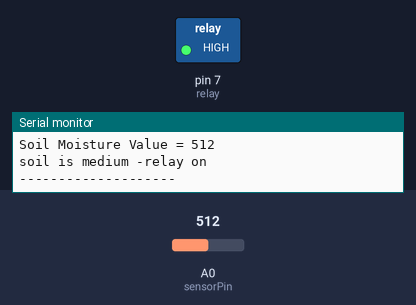
The sketch below on a simulated Arduino Uno, built with avr-gcc and run on an emulated ATmega328P. Shown: switched loads named in the sketch (green lamp = pin HIGH), the last lines printed to the serial monitor. The test bench sets the inputs (shaded band); at power-on: A0 (sensorPin) = 512.

Above: at 1.3 s.
1.4 s: A0 (sensorPin) set to 933
2.9 s: A0 (sensorPin) set to 963
At 4.2 s:
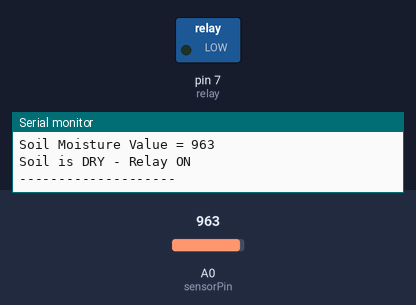
4.5 s: A0 (sensorPin) set to 940
At 5.3 s:
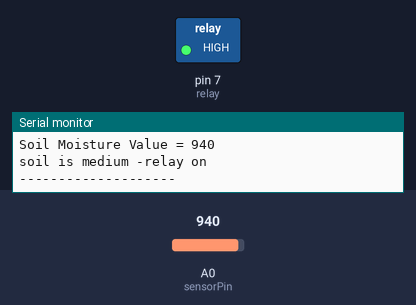
6.0 s: A0 (sensorPin) set to 960
At 7.5 s:
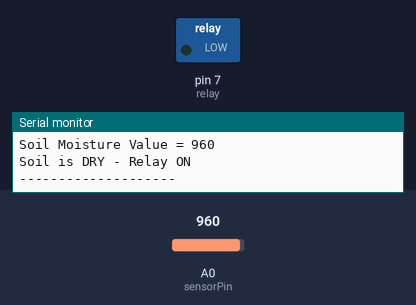
Timing chart, 0 to 8.6 s (numbered marks = the images above; inputs shaded):
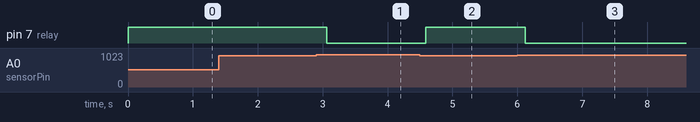

The sketch:

Automatic-Plant-Watering-System-code.ino
```cpp
const int sensorPin = A0; //soil moisture sensor.
const int relay = 7;

void setup() {
  Serial.begin(9600);
  pinMode(relay, OUTPUT);
}

void loop() {
  int sensorValue = analogRead(sensorPin);//reading sensor value

  Serial.print("Soil Moisture Value = ");
  Serial.println(sensorValue);  //printing sensor value in serial monitor.

  if (sensorValue > 950) {
    digitalWrite(relay,LOW);
    Serial.println("Soil is DRY - Relay ON");
  }
  else {
    digitalWrite(relay,HIGH);
    Serial.println("soil is medium -relay on");
  }

  Serial.println("--------------------");
  delay(500);
}
```

Measured:
- the behaviour switches between 950 and 951 on A0 (sensorPin) (found by bisection; images 0 and 1)
- after the input at 2.9 s, pin 7 (relay): HIGH → LOW after 0.16 s
- after the input at 4.5 s, pin 7 (relay): LOW → HIGH after 0.09 s
- after the input at 6.0 s, pin 7 (relay): HIGH → LOW after 0.12 s
